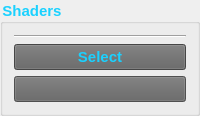
     <widget class="QGroupBox" name="shaders_groupBox">
      <property name="font">
       <font>
        <family>Microsoft Sans Serif</family>
        <pointsize>11</pointsize>
        <weight>75</weight>
        <bold>true</bold>
       </font>
      </property>
      <property name="styleSheet">
       <string notr="true">color: rgb(26, 209, 255);
border-color: rgb(236, 236, 236);</string>
      </property>
      <property name="title">
       <string>Shaders</string>
      </property>
      <property name="flat">
       <bool>false</bool>
      </property>
      <property name="checkable">
       <bool>false</bool>
      </property>
      <layout class="QVBoxLayout" name="shaders_groupBox_verticalLayout">
       <item>
        <layout class="QVBoxLayout" name="shaders_treeView_verticalLayout"/>
       </item>
       <item>
        <widget class="Line" name="shaders_line">
         <property name="font">
          <font>
           <family>Microsoft Sans Serif</family>
           <pointsize>11</pointsize>
          </font>
         </property>
         <property name="orientation">
          <enum>Qt::Horizontal</enum>
         </property>
        </widget>
       </item>
       <item>
        <widget class="QPushButton" name="shadersSelect_pushButton">
         <property name="enabled">
          <bool>true</bool>
         </property>
         <property name="sizePolicy">
          <sizepolicy hsizetype="Preferred" vsizetype="Fixed">
           <horstretch>0</horstretch>
           <verstretch>0</verstretch>
          </sizepolicy>
         </property>
         <property name="minimumSize">
          <size>
           <width>0</width>
           <height>25</height>
          </size>
         </property>
         <property name="palette">
          <palette>
           <active>
            <colorrole role="WindowText">
             <brush brushstyle="SolidPattern">
              <color alpha="255">
               <red>26</red>
               <green>209</green>
               <blue>255</blue>
              </color>
             </brush>
            </colorrole>
            <colorrole role="Button">
             <brush brushstyle="SolidPattern">
              <color alpha="255">
               <red>98</red>
               <green>98</green>
               <blue>98</blue>
              </color>
             </brush>
            </colorrole>
            <colorrole role="Text">
             <brush brushstyle="SolidPattern">
              <color alpha="255">
               <red>26</red>
               <green>209</green>
               <blue>255</blue>
              </color>
             </brush>
            </colorrole>
            <colorrole role="ButtonText">
             <brush brushstyle="SolidPattern">
              <color alpha="255">
               <red>26</red>
               <green>209</green>
               <blue>255</blue>
              </color>
             </brush>
            </colorrole>
            <colorrole role="Base">
             <brush brushstyle="SolidPattern">
              <color alpha="255">
               <red>98</red>
               <green>98</green>
               <blue>98</blue>
              </color>
             </brush>
            </colorrole>
            <colorrole role="Window">
             <brush brushstyle="SolidPattern">
              <color alpha="255">
               <red>98</red>
               <green>98</green>
               <blue>98</blue>
              </color>
             </brush>
            </colorrole>
           </active>
           <inactive>
            <colorrole role="WindowText">
             <brush brushstyle="SolidPattern">
              <color alpha="255">
               <red>26</red>
               <green>209</green>
               <blue>255</blue>
              </color>
             </brush>
            </colorrole>
            <colorrole role="Button">
             <brush brushstyle="SolidPattern">
              <color alpha="255">
               <red>98</red>
               <green>98</green>
               <blue>98</blue>
              </color>
             </brush>
            </colorrole>
            <colorrole role="Text">
             <brush brushstyle="SolidPattern">
              <color alpha="255">
               <red>26</red>
               <green>209</green>
               <blue>255</blue>
              </color>
             </brush>
            </colorrole>
            <colorrole role="ButtonText">
             <brush brushstyle="SolidPattern">
              <color alpha="255">
               <red>26</red>
               <green>209</green>
               <blue>255</blue>
              </color>
             </brush>
            </colorrole>
            <colorrole role="Base">
             <brush brushstyle="SolidPattern">
              <color alpha="255">
               <red>98</red>
               <green>98</green>
               <blue>98</blue>
              </color>
             </brush>
            </colorrole>
            <colorrole role="Window">
             <brush brushstyle="SolidPattern">
              <color alpha="255">
               <red>98</red>
               <green>98</green>
               <blue>98</blue>
              </color>
             </brush>
            </colorrole>
           </inactive>
           <disabled>
            <colorrole role="WindowText">
             <brush brushstyle="SolidPattern">
              <color alpha="255">
               <red>26</red>
               <green>209</green>
               <blue>255</blue>
              </color>
             </brush>
            </colorrole>
            <colorrole role="Button">
             <brush brushstyle="SolidPattern">
              <color alpha="255">
               <red>98</red>
               <green>98</green>
               <blue>98</blue>
              </color>
             </brush>
            </colorrole>
            <colorrole role="Text">
             <brush brushstyle="SolidPattern">
              <color alpha="255">
               <red>26</red>
               <green>209</green>
               <blue>255</blue>
              </color>
             </brush>
            </colorrole>
            <colorrole role="ButtonText">
             <brush brushstyle="SolidPattern">
              <color alpha="255">
               <red>26</red>
               <green>209</green>
               <blue>255</blue>
              </color>
             </brush>
            </colorrole>
            <colorrole role="Base">
             <brush brushstyle="SolidPattern">
              <color alpha="255">
               <red>98</red>
               <green>98</green>
               <blue>98</blue>
              </color>
             </brush>
            </colorrole>
            <colorrole role="Window">
             <brush brushstyle="SolidPattern">
              <color alpha="255">
               <red>98</red>
               <green>98</green>
               <blue>98</blue>
              </color>
             </brush>
            </colorrole>
           </disabled>
          </palette>
         </property>
         <property name="font">
          <font>
           <family>Microsoft Sans Serif</family>
           <pointsize>11</pointsize>
           <weight>75</weight>
           <bold>true</bold>
          </font>
         </property>
         <property name="styleSheet">
          <string notr="true">background-color: rgb(98, 98, 98);
color: rgb(26, 209, 255);</string>
         </property>
         <property name="text">
          <string>Select</string>
         </property>
         <property name="checkable">
          <bool>false</bool>
         </property>
         <property name="default">
          <bool>false</bool>
         </property>
         <property name="flat">
          <bool>false</bool>
         </property>
        </widget>
       </item>
       <item>
        <widget class="QPushButton" name="shadersSpaceHolder_pushButton">
         <property name="enabled">
          <bool>false</bool>
         </property>
         <property name="sizePolicy">
          <sizepolicy hsizetype="Preferred" vsizetype="Fixed">
           <horstretch>0</horstretch>
           <verstretch>0</verstretch>
          </sizepolicy>
         </property>
         <property name="minimumSize">
          <size>
           <width>0</width>
           <height>25</height>
          </size>
         </property>
         <property name="palette">
          <palette>
           <active>
            <colorrole role="WindowText">
             <brush brushstyle="SolidPattern">
              <color alpha="255">
               <red>26</red>
               <green>209</green>
               <blue>255</blue>
              </color>
             </brush>
            </colorrole>
            <colorrole role="Button">
             <brush brushstyle="SolidPattern">
              <color alpha="255">
               <red>98</red>
               <green>98</green>
               <blue>98</blue>
              </color>
             </brush>
            </colorrole>
            <colorrole role="Text">
             <brush brushstyle="SolidPattern">
              <color alpha="255">
               <red>26</red>
               <green>209</green>
               <blue>255</blue>
              </color>
             </brush>
            </colorrole>
            <colorrole role="ButtonText">
             <brush brushstyle="SolidPattern">
              <color alpha="255">
               <red>26</red>
               <green>209</green>
               <blue>255</blue>
              </color>
             </brush>
            </colorrole>
            <colorrole role="Base">
             <brush brushstyle="SolidPattern">
              <color alpha="255">
               <red>98</red>
               <green>98</green>
               <blue>98</blue>
              </color>
             </brush>
            </colorrole>
            <colorrole role="Window">
             <brush brushstyle="SolidPattern">
              <color alpha="255">
               <red>98</red>
               <green>98</green>
               <blue>98</blue>
              </color>
             </brush>
            </colorrole>
           </active>
           <inactive>
            <colorrole role="WindowText">
             <brush brushstyle="SolidPattern">
              <color alpha="255">
               <red>26</red>
               <green>209</green>
               <blue>255</blue>
              </color>
             </brush>
            </colorrole>
            <colorrole role="Button">
             <brush brushstyle="SolidPattern">
              <color alpha="255">
               <red>98</red>
               <green>98</green>
               <blue>98</blue>
              </color>
             </brush>
            </colorrole>
            <colorrole role="Text">
             <brush brushstyle="SolidPattern">
              <color alpha="255">
               <red>26</red>
               <green>209</green>
               <blue>255</blue>
              </color>
             </brush>
            </colorrole>
            <colorrole role="ButtonText">
             <brush brushstyle="SolidPattern">
              <color alpha="255">
               <red>26</red>
               <green>209</green>
               <blue>255</blue>
              </color>
             </brush>
            </colorrole>
            <colorrole role="Base">
             <brush brushstyle="SolidPattern">
              <color alpha="255">
               <red>98</red>
               <green>98</green>
               <blue>98</blue>
              </color>
             </brush>
            </colorrole>
            <colorrole role="Window">
             <brush brushstyle="SolidPattern">
              <color alpha="255">
               <red>98</red>
               <green>98</green>
               <blue>98</blue>
              </color>
             </brush>
            </colorrole>
           </inactive>
           <disabled>
            <colorrole role="WindowText">
             <brush brushstyle="SolidPattern">
              <color alpha="255">
               <red>26</red>
               <green>209</green>
               <blue>255</blue>
              </color>
             </brush>
            </colorrole>
            <colorrole role="Button">
             <brush brushstyle="SolidPattern">
              <color alpha="255">
               <red>98</red>
               <green>98</green>
               <blue>98</blue>
              </color>
             </brush>
            </colorrole>
            <colorrole role="Text">
             <brush brushstyle="SolidPattern">
              <color alpha="255">
               <red>26</red>
               <green>209</green>
               <blue>255</blue>
              </color>
             </brush>
            </colorrole>
            <colorrole role="ButtonText">
             <brush brushstyle="SolidPattern">
              <color alpha="255">
               <red>26</red>
               <green>209</green>
               <blue>255</blue>
              </color>
             </brush>
            </colorrole>
            <colorrole role="Base">
             <brush brushstyle="SolidPattern">
              <color alpha="255">
               <red>98</red>
               <green>98</green>
               <blue>98</blue>
              </color>
             </brush>
            </colorrole>
            <colorrole role="Window">
             <brush brushstyle="SolidPattern">
              <color alpha="255">
               <red>98</red>
               <green>98</green>
               <blue>98</blue>
              </color>
             </brush>
            </colorrole>
           </disabled>
          </palette>
         </property>
         <property name="font">
          <font>
           <family>Microsoft Sans Serif</family>
           <pointsize>11</pointsize>
           <weight>75</weight>
           <bold>true</bold>
          </font>
         </property>
         <property name="styleSheet">
          <string notr="true">background-color: rgb(98, 98, 98);
color: rgb(26, 209, 255);</string>
         </property>
         <property name="text">
          <string/>
         </property>
         <property name="checkable">
          <bool>false</bool>
         </property>
         <property name="default">
          <bool>false</bool>
         </property>
         <property name="flat">
          <bool>false</bool>
         </property>
        </widget>
       </item>
      </layout>
     </widget>
